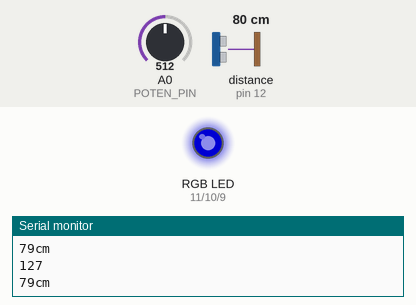
Recording of a sketch running on a simulated Arduino Uno, built with avr-gcc and run on an emulated ATmega328P. On the bench: an RGB LED mixed from three pins (HIGH = lit), the last lines printed to the serial monitor. The test bench sets the inputs (shaded band); at power-on: distance to the obstacle (sensor on pin 12) 80 cm, A0 (POTEN_PIN) = 512. The echo pulse lasts 58.3 µs per cm; dim RGB values are drawn brighter than linear; pins used as bus, display or sensor lines are not drawn.

Above: at 2.8 s.
2.9 s: distance to the obstacle (sensor on pin 12) set to 23 cm
7.2 s: distance to the obstacle (sensor on pin 12) set to 18 cm
At 10.3 s:
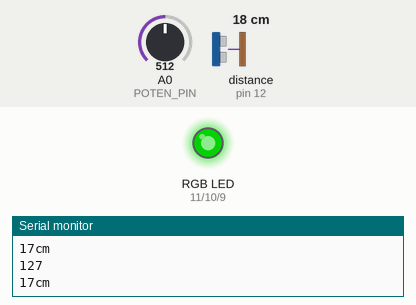
11.5 s: A0 (POTEN_PIN) set to 716
At 14.7 s:
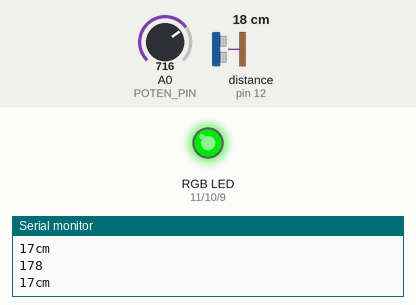
15.5 s: A0 (POTEN_PIN) set to 900
At 19.1 s:
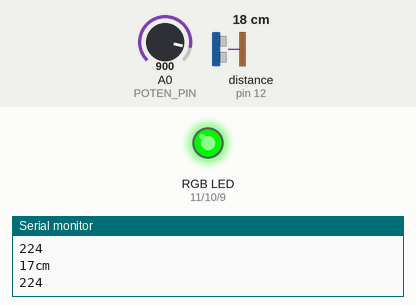
19.5 s: distance to the obstacle (sensor on pin 12) set to 13 cm
23.2 s: distance to the obstacle (sensor on pin 12) set to 10 cm
At 26.7 s:
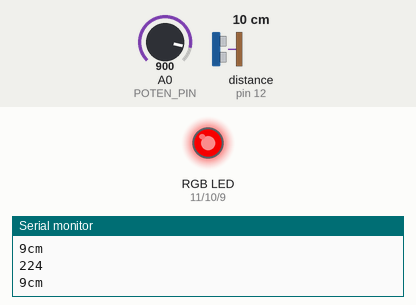
Timing chart, 0 to 28.2 s (numbered marks = the images above; inputs shaded):
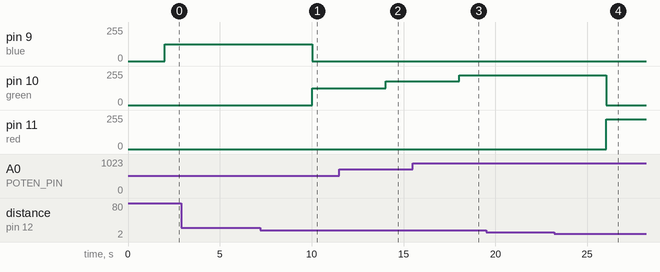

Measured:
- the behaviour switches between 21 and 20 cm on distance to the obstacle (sensor on pin 12) (found by bisection; images 0 and 1)
- the behaviour switches between 12 and 11 cm on distance to the obstacle (sensor on pin 12) (found by bisection; images 3 and 4)
- after the input at 7.2 s, pin 9 (blue): 127/255 → 0/255 after 2.8 s; pin 10 (green): 0/255 → 127/255 after 2.8 s
- after the input at 11.5 s, pin 10 (green): 127/255 → 178/255 after 2.5 s
- after the input at 15.5 s, pin 10 (green): 178/255 → 224/255 after 2.5 s
- after the input at 23.2 s, pin 10 (green): 224/255 → 0/255 after 2.8 s; pin 11 (red): 0/255 → 224/255 after 2.8 s

The sketch:

golden_bell_C16-3.ino
```cpp
int POTEN_PIN = A0;
int red = 11;
int green = 10;
int blue = 9;


void setup()
{
  Serial.begin(9600); // 시리얼 통신 시작
  pinMode(13,OUTPUT); //13번핀 트리거 출력
  pinMode(12,INPUT);  //12번핀 에코 입력
  pinMode(red, OUTPUT);
  pinMode(green, OUTPUT);
  pinMode(blue, OUTPUT);

}

void loop()
{
  long duration, cm; // 변수 duration, cm설정
  digitalWrite(13,LOW);//HIGH신호를 보내기전 깨끗하게
  delayMicroseconds(2);

  digitalWrite(13,HIGH);// 초음파 트리거 출력 시작
  delayMicroseconds(10);

  digitalWrite(13,LOW);//출력 종료

  duration = pulseIn(12,HIGH); //에코핀이 트리거가 HIGH인 시간 저장

  cm=(duration/2)/29.4; //초음파 거리를 cm로 산출

  Serial.print(cm);
  Serial.println("cm");
  delay(1000);

  int readVal= analogRead(POTEN_PIN);
  readVal = map(readVal, 0, 1023, 0, 255);
  Serial.println(readVal);
  delay(1000);

    if(cm<=10)
    {
      Color(readVal,0,0); // Red On
    }

    else if(cm<20)
    {
      Color(0,readVal,0); // Green On
    }

    else if(cm>=20)
    {
      Color(0,0,readVal); // Blue On
    }

  }

void Color(int r, int g, int b)
{
  analogWrite(red,r);
  analogWrite(green,g);
  analogWrite(blue,b);
}
```
